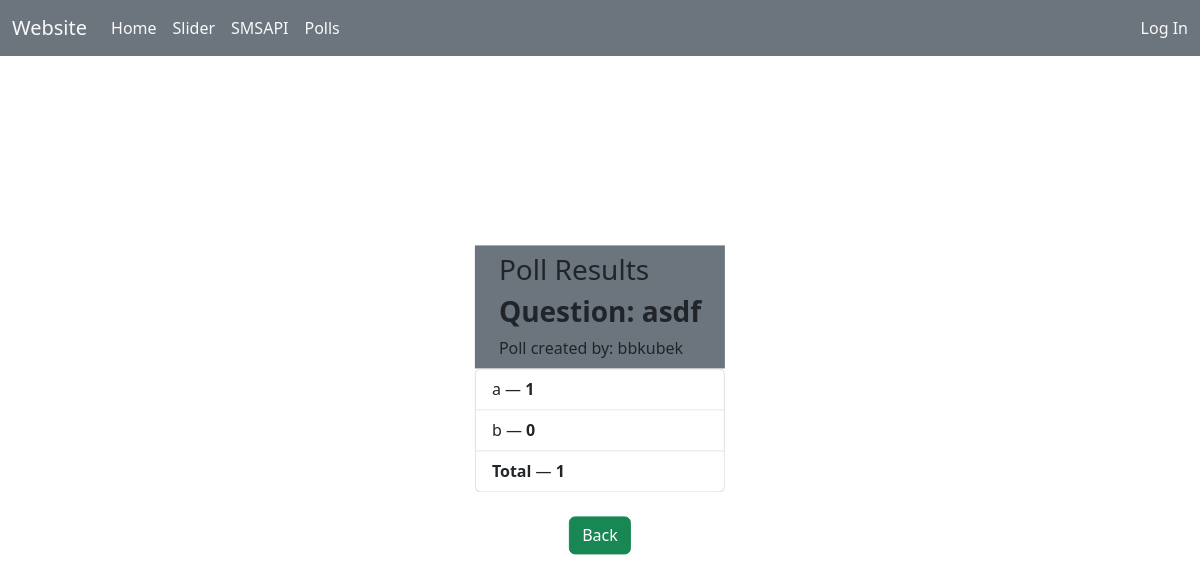
Page /results/21 on the committed database.
### website/models.py (models this page shows, shortened)
class TwoOptionPoll(models.Model):
    user = models.ForeignKey(User, on_delete=models.CASCADE)
    user_votes = models.TextField(null=True)
    question = models.TextField(max_length=100)
    option_one = models.CharField(max_length=30)
    option_two = models.CharField(max_length=30)
    option_one_count = models.IntegerField(default=0)
    option_two_count = models.IntegerField(default=0)
    def total(self):
        return self.option_one_count + self.option_two_count

### website/views.py (the view)
# urls.py: path('results/<int:poll_id>', views.results, name="results"),
def results(request, poll_id):
    poll = TwoOptionPoll.objects.get(id=poll_id)
    user_votes_list = poll.user_votes
    option1_list = []
    option2_list = []
    if user_votes_list is not None:
        user_list = user_votes_list.split(", ")[:-1]
        for user in user_list:
            if user[-1] == "1":
                option1_list.append(user[:-1])
            else:
                option2_list.append(user[:-1])
    context ={
        'poll': poll,
        'option1_list': option1_list,
        'option2_list': option2_list,
        'user_votes_list': user_votes_list,
    }
    return render(request, 'results.html', context)

### templates/results.html (shortened to what this page needs)
{% extends "base.html" %}
{% block main %}
<div class="position-absolute top-50 start-50 translate-middle d-flex align-items-center justify-content-center flex-column gap-4">
    <div class="row">
        <div class="panel panel-default">
            <div class="panel-heading  bg-secondary p-2 px-4">
                <h3 class="panel-title">Poll Results</h3>
                <h3 class="panel-title"><b>Question: {{poll.question}}</b></h3>
                <span class="panel-title">Poll created by: {{poll.user.username}}</span>
            </div>
            <ul class="list-group">
                <li class="list-group-item">{{poll.option_one}} &mdash; <strong>{{poll.option_one_count}}</strong></li>
                <li class="list-group-item">{{poll.option_two}} &mdash; <strong>{{poll.option_two_count}}</strong></li>
                <li class="list-group-item"><b>Total</b> &mdash; <strong>{{poll.total}}</strong> &nbsp; &nbsp;
                </li>
            </ul>
        </div>
    </div>
    <a type="button" class="btn btn-success" href="/polls">Back</a>
</div>
{% endblock %}

### static/css/style.css (style rules this page uses)
* { margin: 0; padding: 0; box-sizing: border-box; }

### rows in the picture
TwoOptionPoll: question "asdf", user.username "bbkubek", option_one "a", option_one_count "1", option_two "b", option_two_count "0", total "1"
